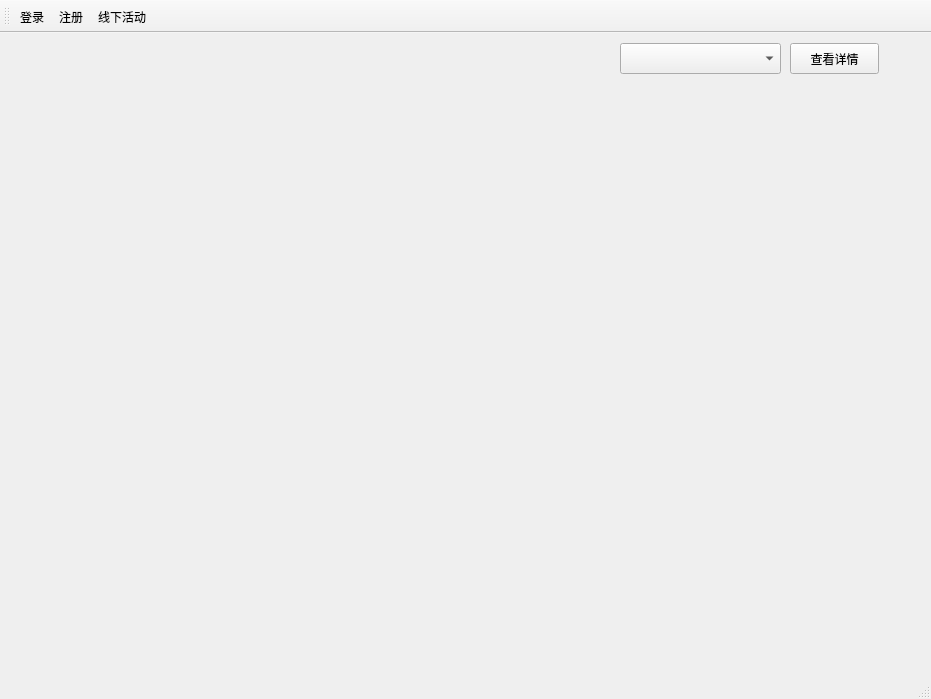
<?xml version="1.0" encoding="UTF-8"?>
<ui version="4.0">
 <class>RA_MainWindow</class>
 <widget class="QMainWindow" name="RA_MainWindow">
  <property name="geometry">
   <rect>
    <x>0</x>
    <y>0</y>
    <width>931</width>
    <height>699</height>
   </rect>
  </property>
  <property name="windowTitle">
   <string>RA_MainWindow</string>
  </property>
  <property name="styleSheet">
   <string notr="true"/>
  </property>
  <widget class="QWidget" name="centralWidget">
   <widget class="QWidget" name="gridLayoutWidget">
    <property name="geometry">
     <rect>
      <x>20</x>
      <y>50</y>
      <width>201</width>
      <height>251</height>
     </rect>
    </property>
    <layout class="QGridLayout" name="gridLayout_1_1">
     <item row="1" column="0">
      <widget class="QLabel" name="label_1_1">
       <property name="text">
        <string/>
       </property>
      </widget>
     </item>
    </layout>
   </widget>
   <widget class="QWidget" name="gridLayoutWidget_11">
    <property name="geometry">
     <rect>
      <x>20</x>
      <y>300</y>
      <width>201</width>
      <height>21</height>
     </rect>
    </property>
    <layout class="QGridLayout" name="gridLayout_1_2">
     <item row="0" column="0">
      <widget class="QLabel" name="label_1_2">
       <property name="text">
        <string/>
       </property>
       <property name="alignment">
        <set>Qt::AlignCenter</set>
       </property>
      </widget>
     </item>
    </layout>
   </widget>
   <widget class="QWidget" name="gridLayoutWidget_12">
    <property name="geometry">
     <rect>
      <x>20</x>
      <y>320</y>
      <width>201</width>
      <height>21</height>
     </rect>
    </property>
    <layout class="QGridLayout" name="gridLayout_1_3">
     <item row="0" column="0">
      <widget class="QLabel" name="label_1_3">
       <property name="text">
        <string/>
       </property>
       <property name="alignment">
        <set>Qt::AlignCenter</set>
       </property>
      </widget>
     </item>
    </layout>
   </widget>
   <widget class="QWidget" name="gridLayoutWidget_13">
    <property name="geometry">
     <rect>
      <x>250</x>
      <y>320</y>
      <width>201</width>
      <height>21</height>
     </rect>
    </property>
    <layout class="QGridLayout" name="gridLayout_2_3">
     <item row="0" column="0">
      <widget class="QLabel" name="label_2_3">
       <property name="text">
        <string/>
       </property>
       <property name="alignment">
        <set>Qt::AlignCenter</set>
       </property>
      </widget>
     </item>
    </layout>
   </widget>
   <widget class="QWidget" name="gridLayoutWidget_2">
    <property name="geometry">
     <rect>
      <x>250</x>
      <y>50</y>
      <width>201</width>
      <height>251</height>
     </rect>
    </property>
    <layout class="QGridLayout" name="gridLayout_2_1">
     <item row="0" column="0">
      <widget class="QLabel" name="label_2_1">
       <property name="text">
        <string/>
       </property>
      </widget>
     </item>
    </layout>
   </widget>
   <widget class="QWidget" name="gridLayoutWidget_10">
    <property name="geometry">
     <rect>
      <x>250</x>
      <y>300</y>
      <width>201</width>
      <height>21</height>
     </rect>
    </property>
    <layout class="QGridLayout" name="gridLayout_2_2">
     <item row="0" column="0">
      <widget class="QLabel" name="label_2_2">
       <property name="text">
        <string/>
       </property>
       <property name="alignment">
        <set>Qt::AlignCenter</set>
       </property>
      </widget>
     </item>
    </layout>
   </widget>
   <widget class="QWidget" name="gridLayoutWidget_15">
    <property name="geometry">
     <rect>
      <x>480</x>
      <y>320</y>
      <width>201</width>
      <height>21</height>
     </rect>
    </property>
    <layout class="QGridLayout" name="gridLayout_3_3">
     <item row="0" column="0">
      <widget class="QLabel" name="label_3_3">
       <property name="text">
        <string/>
       </property>
       <property name="alignment">
        <set>Qt::AlignCenter</set>
       </property>
      </widget>
     </item>
    </layout>
   </widget>
   <widget class="QWidget" name="gridLayoutWidget_3">
    <property name="geometry">
     <rect>
      <x>480</x>
      <y>50</y>
      <width>201</width>
      <height>251</height>
     </rect>
    </property>
    <layout class="QGridLayout" name="gridLayout_3_1">
     <item row="0" column="0">
      <widget class="QLabel" name="label_3_1">
       <property name="text">
        <string/>
       </property>
      </widget>
     </item>
    </layout>
   </widget>
   <widget class="QWidget" name="gridLayoutWidget_16">
    <property name="geometry">
     <rect>
      <x>480</x>
      <y>300</y>
      <width>201</width>
      <height>21</height>
     </rect>
    </property>
    <layout class="QGridLayout" name="gridLayout_3_2">
     <item row="0" column="0">
      <widget class="QLabel" name="label_3_2">
       <property name="text">
        <string/>
       </property>
       <property name="alignment">
        <set>Qt::AlignCenter</set>
       </property>
      </widget>
     </item>
    </layout>
   </widget>
   <widget class="QWidget" name="gridLayoutWidget_18">
    <property name="geometry">
     <rect>
      <x>710</x>
      <y>320</y>
      <width>201</width>
      <height>21</height>
     </rect>
    </property>
    <layout class="QGridLayout" name="gridLayout_4_3">
     <item row="0" column="0">
      <widget class="QLabel" name="label_4_3">
       <property name="text">
        <string/>
       </property>
       <property name="alignment">
        <set>Qt::AlignCenter</set>
       </property>
      </widget>
     </item>
    </layout>
   </widget>
   <widget class="QWidget" name="gridLayoutWidget_4">
    <property name="geometry">
     <rect>
      <x>710</x>
      <y>50</y>
      <width>201</width>
      <height>251</height>
     </rect>
    </property>
    <layout class="QGridLayout" name="gridLayout_4_1">
     <item row="0" column="0">
      <widget class="QLabel" name="label_4_1">
       <property name="text">
        <string/>
       </property>
      </widget>
     </item>
    </layout>
   </widget>
   <widget class="QWidget" name="gridLayoutWidget_19">
    <property name="geometry">
     <rect>
      <x>710</x>
      <y>300</y>
      <width>201</width>
      <height>21</height>
     </rect>
    </property>
    <layout class="QGridLayout" name="gridLayout_4_2">
     <item row="0" column="0">
      <widget class="QLabel" name="label_4_2">
       <property name="text">
        <string/>
       </property>
       <property name="alignment">
        <set>Qt::AlignCenter</set>
       </property>
      </widget>
     </item>
    </layout>
   </widget>
   <widget class="QWidget" name="gridLayoutWidget_21">
    <property name="geometry">
     <rect>
      <x>20</x>
      <y>630</y>
      <width>201</width>
      <height>21</height>
     </rect>
    </property>
    <layout class="QGridLayout" name="gridLayout_5_3">
     <item row="0" column="0">
      <widget class="QLabel" name="label_5_3">
       <property name="text">
        <string/>
       </property>
       <property name="alignment">
        <set>Qt::AlignCenter</set>
       </property>
      </widget>
     </item>
    </layout>
   </widget>
   <widget class="QWidget" name="gridLayoutWidget_5">
    <property name="geometry">
     <rect>
      <x>20</x>
      <y>360</y>
      <width>201</width>
      <height>251</height>
     </rect>
    </property>
    <layout class="QGridLayout" name="gridLayout_5_1">
     <item row="0" column="0">
      <widget class="QLabel" name="label_5_1">
       <property name="text">
        <string/>
       </property>
      </widget>
     </item>
    </layout>
   </widget>
   <widget class="QWidget" name="gridLayoutWidget_22">
    <property name="geometry">
     <rect>
      <x>20</x>
      <y>610</y>
      <width>201</width>
      <height>21</height>
     </rect>
    </property>
    <layout class="QGridLayout" name="gridLayout_5_2">
     <item row="0" column="0">
      <widget class="QLabel" name="label_5_2">
       <property name="text">
        <string/>
       </property>
       <property name="alignment">
        <set>Qt::AlignCenter</set>
       </property>
      </widget>
     </item>
    </layout>
   </widget>
   <widget class="QWidget" name="gridLayoutWidget_24">
    <property name="geometry">
     <rect>
      <x>250</x>
      <y>630</y>
      <width>201</width>
      <height>21</height>
     </rect>
    </property>
    <layout class="QGridLayout" name="gridLayout_6_3">
     <item row="0" column="0">
      <widget class="QLabel" name="label_6_3">
       <property name="text">
        <string/>
       </property>
       <property name="alignment">
        <set>Qt::AlignCenter</set>
       </property>
      </widget>
     </item>
    </layout>
   </widget>
   <widget class="QWidget" name="gridLayoutWidget_6">
    <property name="geometry">
     <rect>
      <x>250</x>
      <y>360</y>
      <width>201</width>
      <height>251</height>
     </rect>
    </property>
    <layout class="QGridLayout" name="gridLayout_6_1">
     <item row="0" column="0">
      <widget class="QLabel" name="label_6_1">
       <property name="text">
        <string/>
       </property>
      </widget>
     </item>
    </layout>
   </widget>
   <widget class="QWidget" name="gridLayoutWidget_25">
    <property name="geometry">
     <rect>
      <x>250</x>
      <y>610</y>
      <width>201</width>
      <height>21</height>
     </rect>
    </property>
    <layout class="QGridLayout" name="gridLayout_6_2">
     <item row="0" column="0">
      <widget class="QLabel" name="label_6_2">
       <property name="text">
        <string/>
       </property>
       <property name="alignment">
        <set>Qt::AlignCenter</set>
       </property>
      </widget>
     </item>
    </layout>
   </widget>
   <widget class="QWidget" name="gridLayoutWidget_27">
    <property name="geometry">
     <rect>
      <x>480</x>
      <y>630</y>
      <width>201</width>
      <height>21</height>
     </rect>
    </property>
    <layout class="QGridLayout" name="gridLayout_7_3">
     <item row="0" column="0">
      <widget class="QLabel" name="label_7_3">
       <property name="text">
        <string/>
       </property>
       <property name="alignment">
        <set>Qt::AlignCenter</set>
       </property>
      </widget>
     </item>
    </layout>
   </widget>
   <widget class="QWidget" name="gridLayoutWidget_7">
    <property name="geometry">
     <rect>
      <x>480</x>
      <y>360</y>
      <width>201</width>
      <height>251</height>
     </rect>
    </property>
    <layout class="QGridLayout" name="gridLayout_7_1">
     <item row="0" column="0">
      <widget class="QLabel" name="label_7_1">
       <property name="text">
        <string/>
       </property>
      </widget>
     </item>
    </layout>
   </widget>
   <widget class="QWidget" name="gridLayoutWidget_28">
    <property name="geometry">
     <rect>
      <x>480</x>
      <y>610</y>
      <width>201</width>
      <height>21</height>
     </rect>
    </property>
    <layout class="QGridLayout" name="gridLayout_7_2">
     <item row="0" column="0">
      <widget class="QLabel" name="label_7_2">
       <property name="text">
        <string/>
       </property>
       <property name="alignment">
        <set>Qt::AlignCenter</set>
       </property>
      </widget>
     </item>
    </layout>
   </widget>
   <widget class="QWidget" name="gridLayoutWidget_30">
    <property name="geometry">
     <rect>
      <x>710</x>
      <y>630</y>
      <width>201</width>
      <height>21</height>
     </rect>
    </property>
    <layout class="QGridLayout" name="gridLayout_8_3">
     <item row="0" column="0">
      <widget class="QLabel" name="label_8_3">
       <property name="text">
        <string/>
       </property>
       <property name="alignment">
        <set>Qt::AlignCenter</set>
       </property>
      </widget>
     </item>
    </layout>
   </widget>
   <widget class="QWidget" name="gridLayoutWidget_8">
    <property name="geometry">
     <rect>
      <x>710</x>
      <y>360</y>
      <width>201</width>
      <height>251</height>
     </rect>
    </property>
    <layout class="QGridLayout" name="gridLayout_8_1">
     <item row="0" column="0">
      <widget class="QLabel" name="label_8_1">
       <property name="text">
        <string/>
       </property>
      </widget>
     </item>
    </layout>
   </widget>
   <widget class="QWidget" name="gridLayoutWidget_31">
    <property name="geometry">
     <rect>
      <x>710</x>
      <y>610</y>
      <width>201</width>
      <height>21</height>
     </rect>
    </property>
    <layout class="QGridLayout" name="gridLayout_8_2">
     <item row="0" column="0">
      <widget class="QLabel" name="label_8_2">
       <property name="text">
        <string/>
       </property>
       <property name="alignment">
        <set>Qt::AlignCenter</set>
       </property>
      </widget>
     </item>
    </layout>
   </widget>
   <widget class="QComboBox" name="comboBox">
    <property name="geometry">
     <rect>
      <x>620</x>
      <y>10</y>
      <width>161</width>
      <height>31</height>
     </rect>
    </property>
   </widget>
   <widget class="QPushButton" name="pushButton">
    <property name="geometry">
     <rect>
      <x>790</x>
      <y>10</y>
      <width>89</width>
      <height>31</height>
     </rect>
    </property>
    <property name="styleSheet">
     <string notr="true"/>
    </property>
    <property name="text">
     <string>查看详情</string>
    </property>
   </widget>
  </widget>
  <widget class="QToolBar" name="mainToolBar">
   <attribute name="toolBarArea">
    <enum>TopToolBarArea</enum>
   </attribute>
   <attribute name="toolBarBreak">
    <bool>false</bool>
   </attribute>
   <addaction name="actionLogin"/>
   <addaction name="actionRegister"/>
   <addaction name="actionActivity"/>
  </widget>
  <widget class="QStatusBar" name="statusBar"/>
  <action name="actionLogin">
   <property name="text">
    <string>登录</string>
   </property>
  </action>
  <action name="actionRegister">
   <property name="text">
    <string>注册</string>
   </property>
  </action>
  <action name="actionActivity">
   <property name="text">
    <string>线下活动</string>
   </property>
  </action>
 </widget>
 <layoutdefault spacing="6" margin="11"/>
 <resources/>
 <connections/>
</ui>
